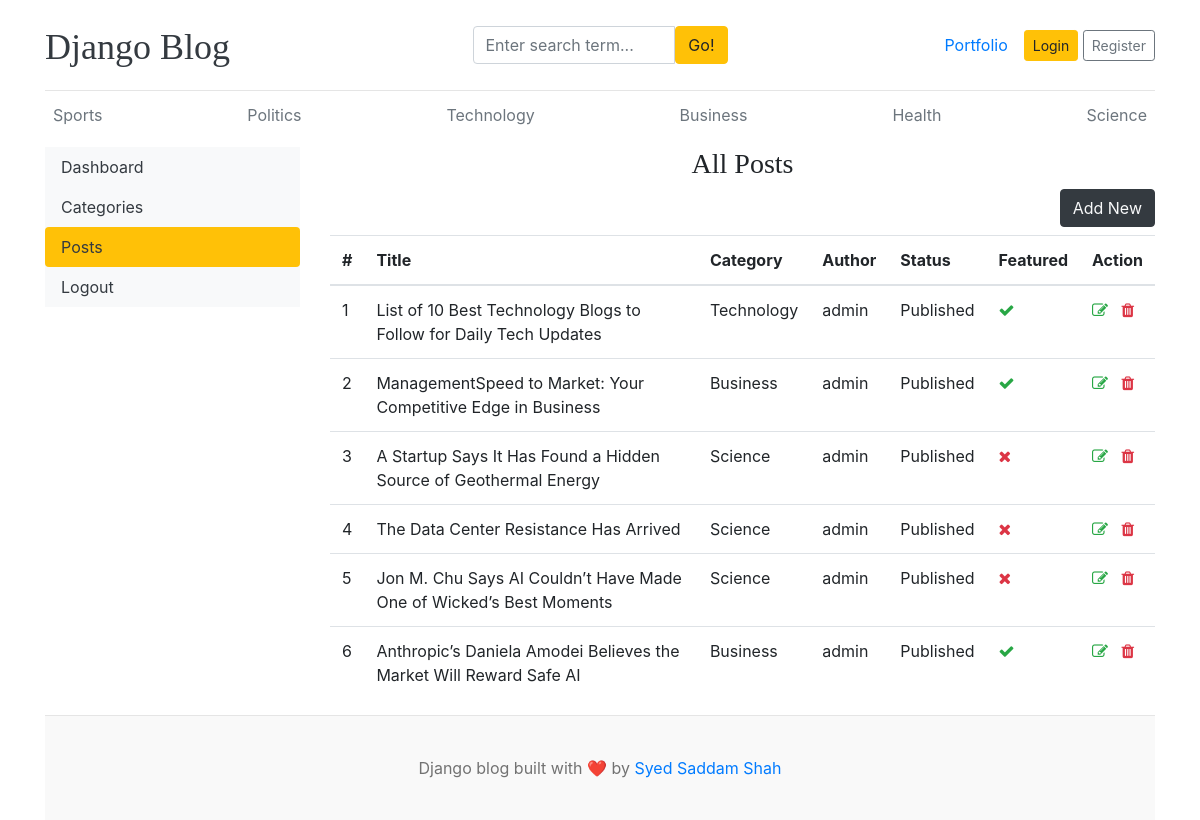
The app's page /dashboard/posts/ with its own data.
### blogs/models.py (models this page shows, shortened)
class Category(models.Model):
    category_name = models.CharField(max_length = 50, unique=True)
    created_at = models.DateTimeField(auto_now_add=True)
    updated_at = models.DateTimeField(auto_now=True)
    class Meta:
        verbose_name_plural = 'categories'
    def __str__(self):
        return self.category_name

class Blog(models.Model):
    title = models.CharField(max_length=100)
    slug = models.SlugField(max_length=150, unique=True, blank=True)
    category = models.ForeignKey(Category, on_delete=models.CASCADE)
    author = models.ForeignKey(User, on_delete=models.CASCADE)
    featured_image = models.ImageField(upload_to='uploads/%Y/%m/%d')
    short_description = models.TextField(max_length=500)
    blog_body = models.TextField(max_length=2000)
    status = models.CharField(max_length = 20, choices = STATUS_CHOICES, default = 'Draft')
    is_featured = models.BooleanField(default=True)
    created_at = models.DateTimeField(auto_now_add=True)
    updated_at = models.DateTimeField(auto_now=True)

### dashboards/views.py (the view)
# urls.py: path('posts/', views.posts, name = 'posts'),
def posts(request):
    posts = Blog.objects.all()
    context = {
        'posts' : posts,
    }
    return render(request, 'dashboard/posts.html' , context)

### blogs/context_processors.py (called while the page is built)
def get_categories(request):
    categories = Category.objects.all()
    return dict(categories = categories)

def get_social_links(request):
    social_links = SocialLink.objects.all()
    return dict(social_links = social_links)

### templates/dashboard/posts.html (shortened to what this page needs)
{% extends 'base.html' %}
{% block content %}
<div class="row">
     {% include 'dashboard/sidebar.html' %}
    <div class="col-md-9">
        <h3 class="text-center">All Posts</h3>
        <a href="{% url 'add_posts' %}" class="btn btn-dark text-light float-right mb-2">Add New</a>
        <table class="table table-hover">
  <thead>
    <tr>
      <th>#</th>
      <th>Title</th>
      <th>Category</th>
      <th>Author</th>
      <th>Status</th>
      <th>Featured</th>
      <th>Action</th>
    </tr>
  </thead>
  <tbody>
    {% for post in posts %}
    <tr>
      <td>{{forloop.counter}}</td>
      <td>{{post.title}}</td>
      <td>{{post.category}}</td>
      <td>{{post.author}}</td>
      <td>{{post.status}}</td>
      <td>{% if post.is_featured %}<i class=" fa fa-check text-success"></i> {% else %} <i class=" fa fa-times text-danger">{% endif %}</td>
      <td>
        <a href="{% url 'edit_post' post.id %}"><i class="fa fa-edit text-success"></i></a>
        <a href="{% url 'delete_post' post.id %}"><i class="fa fa-trash text-danger"></i></a>
    </td>
    </tr>
    {% endfor %}
  </tbody>
</table>
    </div>
</div>
{% endblock %}

### templates/base.html (shortened to what this page needs)
 {% load static %}
<!DOCTYPE html>
<html lang="en">
<head>
    <link href="https://getbootstrap.com/docs/4.0/dist/css/bootstrap.min.css" rel="stylesheet">
    <link href="{% static 'css/blog.css' %}" rel="stylesheet">
    <link rel="stylesheet" href="https://cdnjs.cloudflare.com/ajax/libs/font-awesome/4.7.0/css/font-awesome.min.css">
  </head>
<body>
    <div class="container">
      <header class="blog-header py-3">
        <div class="row flex-nowrap justify-content-between align-items-center">
          <div class="col-3 pt-1">
            <a class="blog-header-logo text-dark" href="/">Django Blog</a>
          </div>
          <div class="col-3">
            <form action="{% url 'search' %}">
                <div class="input-group">
                          <input class="form-control" type="text" name = 'keyword' value = "{{ keyword }}" placeholder="Enter search term..." aria-label="Enter search term..." aria-describedby="button-search" />
                          <button type = 'submit' class="btn btn-warning" id="button-search" type="button">Go!</button>
                </div>
            </form>
          </div>
          <div class="col-3 d-flex justify-content-end align-items-center">
            <div class="nav-item">
    <a class="nav-link" href="{% url 'portfolio:project_list' %}">Portfolio</a>
          </div>
            {% if not user.is_authenticated %}
            <a class="btn btn-sm btn-warning" href="{% url 'login' %}">Login</a> &nbsp;
            <a class="btn btn-sm btn-outline-secondary" href="{% url 'register' %}">Register</a>
            {% else %}
            <span> <a href="{% url 'dashboard' %}">Dashboard</a></span>
            &emsp;
            <span><a href="{% url 'logout' %}">Logout</a></span>
            {% endif %}
          </div>
        </div>
      </header>
      <div class="nav-scroller py-1 mb-2">
        <nav class="nav d-flex justify-content-between">
          {% for cat in categories %}
          <a class="p-2 text-muted" href="{% url 'posts_by_category' cat.id %}">{{cat.category_name}}</a>
           {% endfor %}
        </nav>
      </div>
{% block content %}
{% endblock %}
<footer class="blog-footer mt-auto">
  <p>Django blog built with ❤️ by <a href="{% url 'portfolio:project_list' %}">Syed Saddam Shah</a></p>
</footer>
</body>
</html>

### blog_main/static/css/blog.css (style rules this page uses)
.blog-header { border-bottom: 1px solid #e5e5e5; }
.blog-header-logo { font-family: "Playfair Display", Georgia, "Times New Roman", serif; font-size: 2.25rem; }
h1, h2, h3, h4, h5, h6 { font-family: "Playfair Display", Georgia, "Times New Roman", serif; }
.blog-footer { padding: 2.5rem 0; color: #727272; text-align: center; background-color: #f9f9f9; border-top: .05rem solid #e5e5e5; }
.blog-footer p:last-child { margin-bottom: 0; }

### records on screen
Category: category_name "Sports"
Category: category_name "Politics"
Category: category_name "Technology"
Category: category_name "Business"
Category: category_name "Health"
Category: category_name "Science"
Blog: title "List of 10 Best Technology Blogs to Follow for Daily Tech Updates", category "Technology", author "admin", status "Published", is_featured True (drawn)
Blog: title "ManagementSpeed to Market: Your Competitive Edge in Business", category "Business", author "admin", status "Published", is_featured True (drawn)
Blog: title "A Startup Says It Has Found a Hidden Source of Geothermal Energy", category "Science", author "admin", status "Published", is_featured False (drawn)
Blog: title "The Data Center Resistance Has Arrived", category "Science", author "admin", status "Published", is_featured False (drawn)
Blog: title "Jon M. Chu Says AI Couldn’t Have Made One of Wicked’s Best Moments", category "Science", author "admin", status "Published", is_featured False (drawn)
Blog: title "Anthropic’s Daniela Amodei Believes the Market Will Reward Safe AI", category "Business", author "admin", status "Published", is_featured True (drawn)
